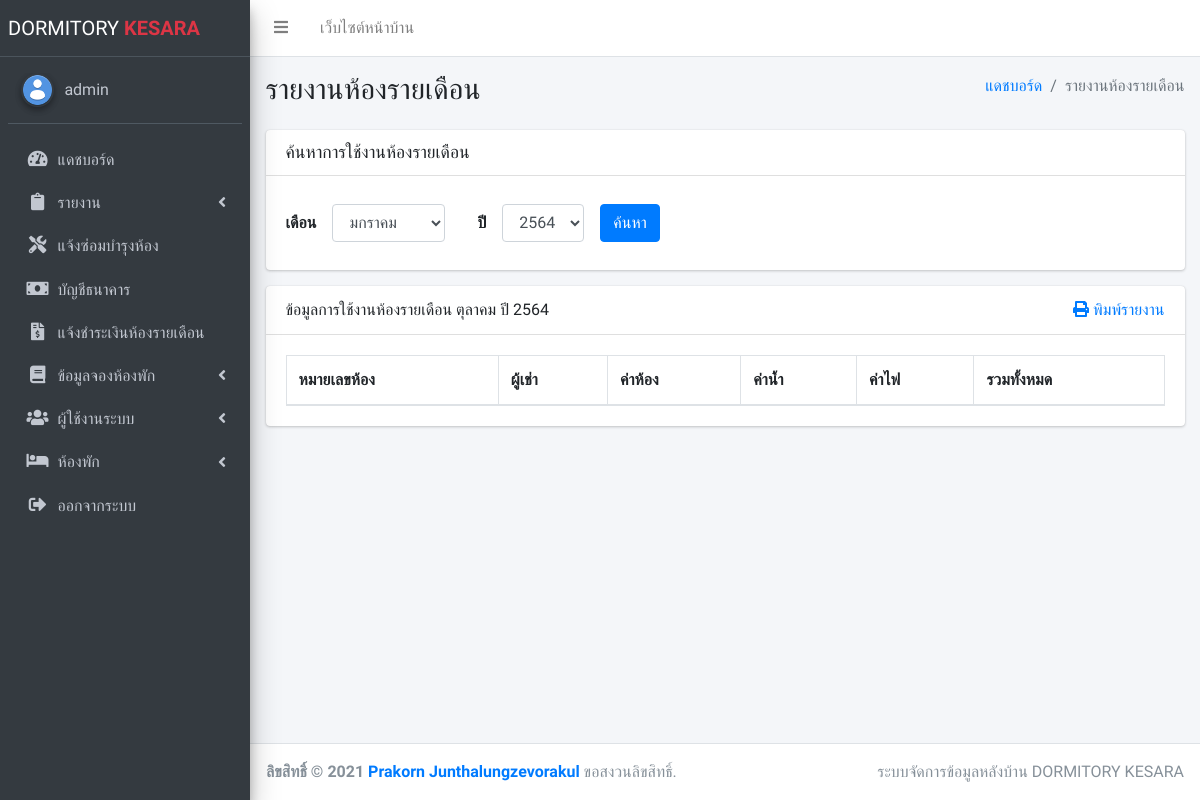
/admin/report_monthly.php (signed in), run on an earlier commit of the app's database.
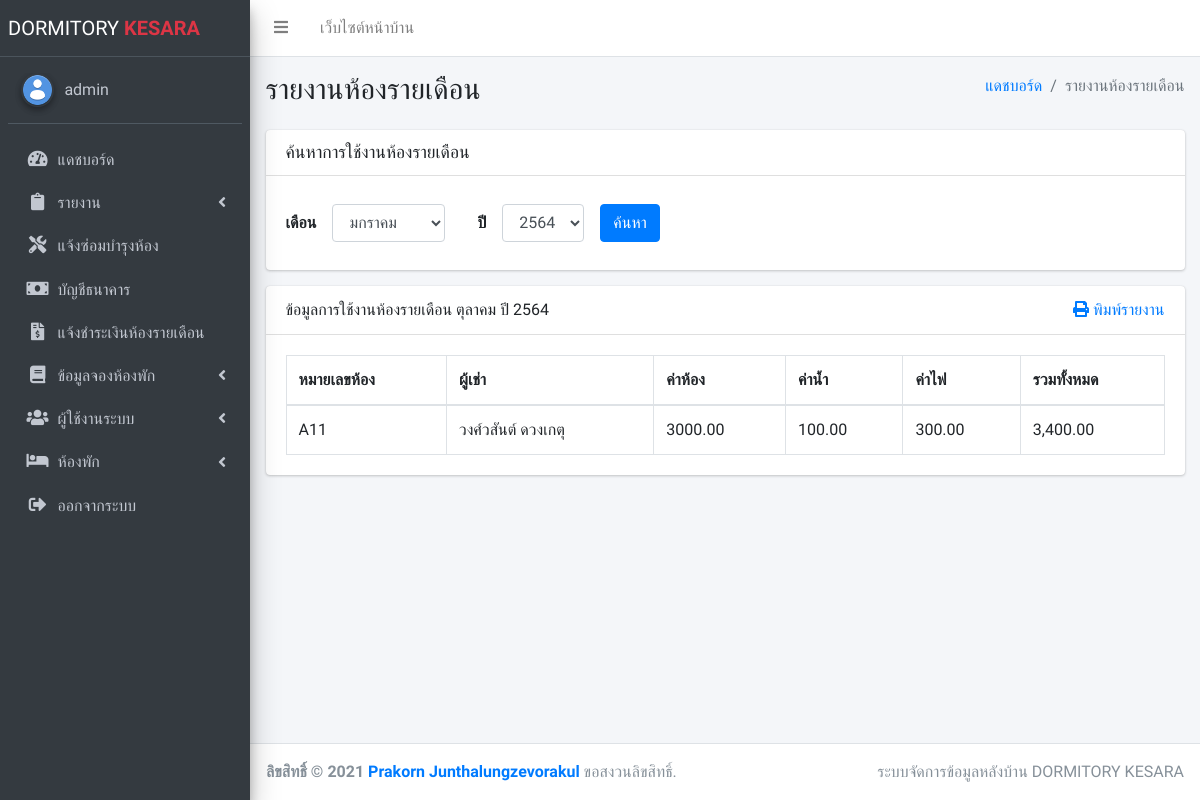
And on a later commit of the database.
### tables this page shows
CREATE TABLE `notice_payments` (
  `np_id` varchar(255) NOT NULL COMMENT 'รหัสใบเสร็จ',
  `np_customer_username` varchar(255) NOT NULL COMMENT 'ลูกค้า',
  `np_manager_name` varchar(255) NOT NULL COMMENT 'ชื่อผู้จัดการ',
  `np_room_id` varchar(255) NOT NULL COMMENT 'รหัสห้อง',
  `np_month` varchar(255) NOT NULL COMMENT 'เดือน',
  `np_year` varchar(255) NOT NULL COMMENT 'ปี',
  `np_cost` decimal(10,2) NOT NULL COMMENT 'ราคาทั้งหมด',
  `np_fine` decimal(10,2) NOT NULL COMMENT 'ค่าปรับ',
  `np_expired_date` varchar(255) NOT NULL COMMENT 'วันที่หมดเขต',
  `np_status` varchar(255) NOT NULL COMMENT 'สถานะ',
  `np_pay` varchar(255) NOT NULL COMMENT 'รูปแบบการจ่ายเงิน',
  `np_receive_bank` varchar(255) NOT NULL COMMENT 'ธนาคารรับเงิน',
  `np_receive_acc` varchar(255) NOT NULL COMMENT 'เลขบัญชีรับเงิน',
  `np_receive_owner` varchar(255) NOT NULL COMMENT 'ชื่อบัญชีรับเงิน',
  `np_transfer_bank` varchar(255) NOT NULL COMMENT 'ธนาคารผู้โอน',
  `np_transfer_acc` varchar(255) NOT NULL COMMENT 'เลขบัญชีผู้โอน',
  `np_transfer_owner` varchar(255) NOT NULL COMMENT 'ชื่อบัญชีผู้โอน',
  `np_transfer_datetime` varchar(255) NOT NULL COMMENT 'เวลาที่โอน',
  `np_slip` text NOT NULL COMMENT 'ไฟล์ภาพสลิป',
  `np_created` datetime NOT NULL DEFAULT current_timestamp() COMMENT 'วันที่สร้าง'
);

CREATE TABLE `customers` (
  `username` varchar(255) NOT NULL COMMENT 'ชื่อผู้ใช้งาน',
  `id_card` char(13) NOT NULL COMMENT 'เลขบัตรประชาชน',
  `firstname` varchar(255) NOT NULL COMMENT 'ชื่อจริง',
  `lastname` varchar(255) NOT NULL COMMENT 'นามสกุล',
  `gender` varchar(10) NOT NULL COMMENT 'เพศ',
  `phone_number` varchar(255) NOT NULL COMMENT 'เบอร์โทร',
  `address` text NOT NULL COMMENT 'ที่อยู่',
  `email` varchar(255) NOT NULL COMMENT 'อีเมล',
  `password` varchar(255) NOT NULL COMMENT 'รหัสผ่าน',
  `current_book` varchar(255) NOT NULL COMMENT 'รายการปัจจุบัน',
  `status` varchar(255) NOT NULL COMMENT 'สถานะ',
  `active` varchar(10) NOT NULL DEFAULT 'Enable' COMMENT 'สถานะบัญชี',
  `created` timestamp NOT NULL DEFAULT current_timestamp() COMMENT 'วันที่เพิ่มข้อมูล',
  `updated` timestamp NOT NULL DEFAULT current_timestamp() ON UPDATE current_timestamp() COMMENT 'อัพเดตล่าสุด'
);

CREATE TABLE `notice_payment_details` (
  `npd_id` int(11) NOT NULL COMMENT 'รหัสรายการ',
  `npd_np_id` varchar(255) NOT NULL COMMENT 'รหัสใบเสร็จ',
  `npd_name` varchar(255) NOT NULL COMMENT 'ชื่อรายการ',
  `npd_cost` decimal(10,2) NOT NULL COMMENT 'ราคา'
);

### admin/report_monthly.php (the view, shortened to what the changed rows need)
<?php
require_once('api/connect.php');
function monthThai($strDate)
{
    $strMonth = date("n", strtotime($strDate));
    $strMonthCut = array("", "มกราคม", "กุมภาพันธ์", "มีนาคม", "เมษายน", "พฤษภาคม", "มิถุนายน", "กรกฎาคม", "สิงหาคม", "กันยายน", "ตุลาคม", "พฤศจิกายน", "ธันวาคม");
    $strMonthThai = $strMonthCut[$strMonth];
    return "$strMonthThai";
}
function yearThai($strDate)
{
    $strYear = date("Y", strtotime($strDate)) + 543;
    return "$strYear";
}
if (isset($_POST["month"]) && !empty($_POST["month"]) && isset($_POST["year"]) && !empty($_POST["year"])) {
    $current_month = $_POST["month"];
    $current_year = $_POST["year"];
} else {
    $current_month = monthThai(date("Y-m-d"));
    $current_year = yearThai(date("Y-m-d"));
}
$sql = "SELECT * FROM notice_payments,customers WHERE notice_payments.np_customer_username=customers.username AND np_month=:month AND np_year=:year ORDER BY np_created DESC";
$stmt = $pdo->prepare($sql);
$stmt->execute([
    'month' => $current_month,
    'year' => $current_year
]);
$data = $stmt->fetchAll();
?>
<!DOCTYPE html>
<html lang="en">
<head>
    <link rel="stylesheet" href="plugins/datatables-bs4/css/dataTables.bootstrap4.min.css">
    <link rel="stylesheet" href="plugins/datatables-responsive/css/responsive.bootstrap4.min.css">
    <link rel="stylesheet" href="plugins/datatables-buttons/css/buttons.bootstrap4.min.css">
    <link rel="stylesheet" href="plugins/fontawesome-free/css/all.min.css">
    <link rel="stylesheet" href="dist/css/adminlte.min.css">
</head>
<body class="hold-transition sidebar-mini" onload="count()">
    <div class="wrapper">
        <div class="content-wrapper">
            <div class="content-header">
                <div class="container-fluid">
                    <div class="row mb-2">
                        <div class="col-sm-6">
                            <h1 class="m-0">รายงานห้องรายเดือน</h1>
                        </div>
                    </div>
                </div>
            </div>
            <section class="content">
                <div class="container-fluid">
                    <div class="row">
                        <div class="col-12">
                            <div class="card">
                                <div class="card-body">
                                    <table id="dataTable" class="table table-bordered table-hover">
                                        <thead>
                                            <tr>
                                                <th>หมายเลขห้อง</th>
                                                <th>ผู้เช่า</th>
                                                <th>ค่าห้อง</th>
                                                <th>ค่าน้ำ</th>
                                                <th>ค่าไฟ</th>
                                                <th>รวมทั้งหมด</th>
                                            </tr>
                                        </thead>
                                        <tbody>
                                            <?php foreach ($data as $row) { ?>
                                                <?php
                                                $sql = "SELECT * FROM notice_payment_details WHERE npd_np_id='$row[np_id]'";
                                                $stmt = $pdo->query($sql);
                                                $npd = $stmt->fetchAll();
                                                ?>
                                                <tr>
                                                    <td><?= $row['np_room_id'] ?></td>
                                                    <td><?= $row['firstname'] . " " . $row['lastname'] ?></td>
                                                    <?php foreach ($npd as $item) { ?>
                                                        <td><?= $item['npd_cost'] ?></td>
                                                    <?php } ?>
                                                    <td><?= number_format($row['np_cost'], 2) ?></td>
                                                </tr>
                                            <?php } ?>
                                        </tbody>
                                    </table>
                                </div>
                            </div>
                        </div>
                    </div>
                </div>
            </section>
        </div>
    </div>
</body>
</html>

What changed in the data, as far as the page shows it:
added notice_payments: np_room "A11", np_customer_username.firstname "วงศ์วสันต์", np_customer_username.lastname "ดวงเกตุ", np_cost "3,400.00"
added notice_payment_details: npd_cost "3000.00"
added notice_payment_details: npd_cost "100.00"
added notice_payment_details: npd_cost "300.00"
